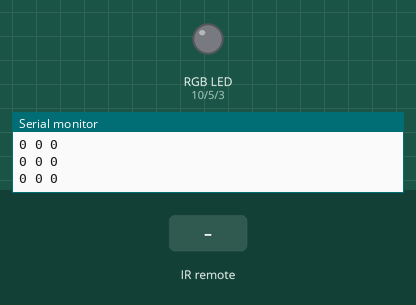
This program was run on a simulated Arduino Leonardo, built with avr-gcc and run on an emulated ATmega32U4. Shown: an RGB LED mixed from three pins (HIGH = lit), the last lines printed to the serial monitor. The inputs (shaded band) are chosen by the test bench. Dim RGB values are drawn brighter than linear; random numbers use the default seed unless the program sets one.

Above: at 1.2 s.
1.3 s: infrared code 0xF7C03F received
At 2.14 s:
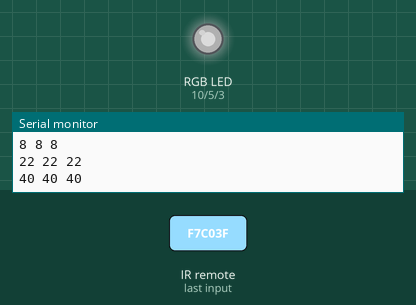
4.3 s: infrared code 0xF720DF received
At 6.9 s:
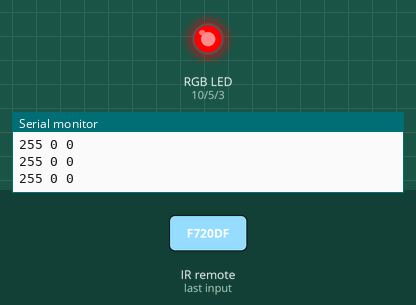
7.3 s: infrared code 0xF740BF received
At 8.05 s:
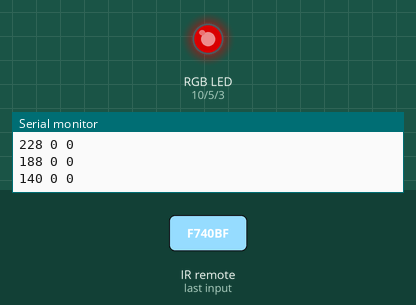
Timing chart, 0 to 10.3 s (numbered marks = the images above; inputs shaded):
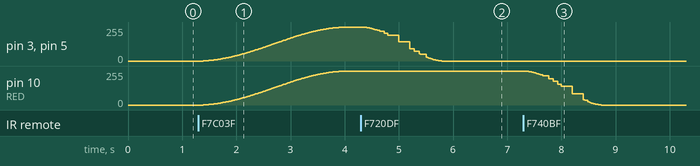

The program:

main.cpp
```cpp
#include <Arduino.h>
#include <IRremote.h>

// PINS
#define RED 10
#define GREEN 5
#define BLUE 3
#define irPin 9

// FUNCTIONS
void setup();
void loop();
void CatchRemoteSignals();
void LED();
void SetPWM(int colors[3]);
void Fade();
void SmoothChange();
void PrintPWM();

IRrecv irrecv(irPin);
decode_results results;

/* REMOTE BUTTONS LAYOUT AND CODES
b_B_p	0xF700FF	b_B_m	0xF7807F	b_OFF 	0xF740BF	b_ON	0xF7C03F
b_R_1	0xF720DF	b_G_1	0xF7A05F	b_B_1	0xF7609F	b_W_1	0xF7E01F
b_R_2	0xF710EF	b_G_2	0xF7906F	b_B_2	0xF750AF	b_W_2	0xF7D02F
b_R_3	0xF730CF	b_G_3	0xF7B04F	b_B_3	0xF7708F	b_W_3	0xF7F00F
b_R_4	0xF708F7	b_G_4	0xF78877	b_B_4	0xF748B7	b_W_4	0xF7C837
b_R_5	0xF728D7	b_G_5	0xF7A857	b_B_5	0xF76897	b_W_5	0xF7E817
*/

enum codes{
b_B_p =	0xF700FF,	b_B_m =	0xF7807F,	b_OFF =	0xF740BF,	b_ON =	0xF7C03F,
b_R_1 =	0xF720DF,	b_G_1 =	0xF7A05F,	b_B_1 =	0xF7609F,	b_W_1 =	0xF7E01F,
b_R_2 =	0xF710EF,	b_G_2 =	0xF7906F,	b_B_2 =	0xF750AF,	b_W_2 =	0xF7D02F,
b_R_3 =	0xF730CF,	b_G_3 =	0xF7B04F,	b_B_3 =	0xF7708F,	b_W_3 =	0xF7F00F,
b_R_4 =	0xF708F7,	b_G_4 =	0xF78877,	b_B_4 =	0xF748B7,	b_W_4 =	0xF7C837,
b_R_5 =	0xF728D7,	b_G_5 =	0xF7A857,	b_B_5 =	0xF76897,	b_W_5 =	0xF7E817
};

float deg_90 = HALF_PI;
float deg_180 = PI;
float deg_270 = deg_90 + deg_180;
float deg_360 = TWO_PI;
float angle_step = DEG_TO_RAD / 10;  // 0.1°  (0.001745329252 rad)
unsigned long lastSinusTIme = 0;
unsigned long sinusDelay = 5;

int PWM[3] = {0, 0, 0};  // red, green, blue
int brightness = 255;
float brightness_coefficient = 1.0;
float fade_step_multiplier = 300;
float angle[3] = {deg_270, deg_270, deg_270};
float sin_change[3] = {0, 0, 0};
int target_color[3] = {0, 0, 0};
int start_color[3] = {0, 0, 0};
int range_color[3] = {0, 0, 0};
float color_step_multiplier[3] = {300, 300, 300};

// BOOLS
bool ON = false;
bool FADE = false;
bool COLOR_CHANGE = true;

// COLORS
int OFF[3] = {0, 0, 0};
int WHITE[3] = {255, 255, 255};

// row column rgb
int color_array[5][3][3] = {{{255, 0, 0}, {0, 255, 0}, {0, 0, 255}},
							{{255, 51, 0}, {0, 254, 100}, {50, 1, 253}},
							{{254, 103, 0}, {0, 255, 202}, {101, 0, 254}},
							{{254, 153, 0}, {0, 204, 253}, {151, 0, 253}},
							{{255, 204, 0}, {0, 153, 253}, {204, 0, 255}}};

int R_1[3] =  	{color_array[0][0][0], color_array[0][0][1], color_array[0][0][2]}; //{255, 0, 0};
int R_2[3] = 	{color_array[1][0][0], color_array[1][0][1], color_array[1][0][2]}; //{255, 51, 0};
int R_3[3] = 	{color_array[2][0][0], color_array[2][0][1], color_array[2][0][2]}; //{254, 103, 0};
int R_4[3] = 	{color_array[3][0][0], color_array[3][0][1], color_array[3][0][2]}; //{254, 153, 0};
int R_5[3] = 	{color_array[4][0][0], color_array[4][0][1], color_array[4][0][2]}; //{255, 204, 0};

int G_1[3] = 	{color_array[0][1][0], color_array[0][1][1], color_array[0][1][2]}; //{0, 255, 0};
int G_2[3] = 	{color_array[1][1][0], color_array[1][1][1], color_array[1][1][2]}; //{0, 254, 100};
int G_3[3] = 	{color_array[2][1][0], color_array[2][1][1], color_array[2][1][2]}; //{0, 255, 202};
int G_4[3] = 	{color_array[3][1][0], color_array[3][1][1], color_array[3][1][2]}; //{0, 204, 253};
int G_5[3] = 	{color_array[4][1][0], color_array[4][1][1], color_array[4][1][2]}; //{0, 153, 253};

int B_1[3] = 	{color_array[0][2][0], color_array[0][2][1], color_array[0][2][2]}; //{0, 0, 255};
int B_2[3] = 	{color_array[1][2][0], color_array[1][2][1], color_array[1][2][2]}; //{50, 1, 253};
int B_3[3] = 	{color_array[2][2][0], color_array[2][2][1], color_array[2][2][2]}; //{101, 0, 254};
int B_4[3] = 	{color_array[3][2][0], color_array[3][2][1], color_array[3][2][2]}; //{151, 0, 253};
int B_5[3] = 	{color_array[4][2][0], color_array[4][2][1], color_array[4][2][2]}; //{204, 0, 255};

// random color
long rand_row;
long rand_column;
int random_color[3] = {color_array[0][0][0], color_array[0][0][1], color_array[0][0][2]};


void setup() {
  Serial.begin(9600);
  pinMode(RED, OUTPUT);
  pinMode(GREEN, OUTPUT);
  pinMode(BLUE, OUTPUT);
  irrecv.enableIRIn();
  randomSeed(analogRead(0));
}

void loop() {
  CatchRemoteSignals();
  SmoothChange();
  LED();
  PrintPWM();
  if (FADE == true) {
    Fade();
  }
}


////////////////
/* FUNCTIONS" */
////////////////

void CatchRemoteSignals() {
  if (irrecv.decode(&results)) {
    switch (results.value) {
      case b_ON:
        ON = true;
        FADE = false;
        SetPWM(WHITE);
        break;

      case b_OFF:
        FADE = false;
        SetPWM(OFF);
        break;

      case b_B_m:
        brightness -= 10;
        if (brightness <= 0) {
          brightness = 0;
        }
        break;

      case b_B_p:
        brightness += 10;
        if (brightness >= 255) {
          brightness = 255;
        }
        break;

      case b_W_1:  // white
        SetPWM(WHITE);
        FADE = false;
        break;

	  case b_W_2:  // fade speed up
	    fade_step_multiplier += 50;
		if (fade_step_multiplier >= 2000) {
	      fade_step_multiplier = 2000;
		}
		break;

	  case b_W_3:  // fade speed down
		fade_step_multiplier -= 50;
		if (fade_step_multiplier <= 100) {
		  fade_step_multiplier = 100;
		}
		break;

      case b_W_4:  // fade
        if (ON == true) {
          if (FADE == false) {
            FADE = true;
          } else {
            FADE = false;
          }
        }
        break;

      case b_R_1:
        SetPWM(R_1);
        FADE = false;
        break;
      case b_R_2:
        SetPWM(R_2);
        FADE = false;
        break;
      case b_R_3:
        SetPWM(R_3);
        FADE = false;
        break;
      case b_R_4:
        SetPWM(R_4);
        FADE = false;
        break;
      case b_R_5:
        SetPWM(R_5);
        FADE = false;
        break;

      case b_G_1:
        SetPWM(G_1);
        FADE = false;
        break;
      case b_G_2:
        SetPWM(G_2);
        FADE = false;
        break;
      case b_G_3:
        SetPWM(G_3);
        FADE = false;
        break;
      case b_G_4:
        SetPWM(G_4);
        FADE = false;
        break;
      case b_G_5:
        SetPWM(G_5);
        FADE = false;
        break;

      case b_B_1:
        SetPWM(B_1);
        FADE = false;
        break;
      case b_B_2:
        SetPWM(B_2);
        FADE = false;
        break;
      case b_B_3:
        SetPWM(B_3);
        FADE = false;
        break;
      case b_B_4:
        SetPWM(B_4);
        FADE = false;
        break;
      case b_B_5:
        SetPWM(B_5);
        FADE = false;
        break;
    }  // end of switch (results.value)

    irrecv.resume();
  }  // end of if (irrecv.decode(&results))
}  // end of void CatchRemoteSignals()

void LED() {
  brightness_coefficient = brightness / 255.0;
  analogWrite(RED, int(PWM[0] * brightness_coefficient));
  analogWrite(GREEN, int(PWM[1] * brightness_coefficient));
  analogWrite(BLUE, int(PWM[2] * brightness_coefficient));
}  // end of void LED()

void SetPWM(int color[3]) {
  if (target_color[0] != color[0] || target_color[1] != color[1] ||
      target_color[2] != color[2]) {
    for (int i = 0; i < 3; i++) {
      target_color[i] = color[i];
      start_color[i] = PWM[i];
      range_color[i] = target_color[i] - start_color[i];
      if (range_color[i] < 0) {
        angle[i] = deg_90;
      } else {
        angle[i] = deg_270;
      }
    }
  }
}  // void SetPWM(int color[3])

void SmoothChange() {
  if (ON == true) {
    if (millis() % sinusDelay == 0) {
      for (int i = 0; i < 3; i++) {
        if (target_color[i] != PWM[i]) {
		  if (FADE == true) {
			  angle[i] += angle_step * (fade_step_multiplier / 100);
		  }
		  else {
			  angle[i] += angle_step * (color_step_multiplier[i] / 100);
		  }
          if (angle[i] >= deg_360) {
            angle[i] = 0;
          }
          sin_change[i] =
              ((sin(angle[i]) / 2) + 0.5);  //  sinus float 0 - 1.000
          int stepper = 0;
          if (range_color[i] < 255) {
            stepper = min(start_color[i], target_color[i]);
          }
          PWM[i] = int(sin_change[i] * abs(range_color[i]) + stepper);
        }  // end if
        else {
          angle[i] = deg_90;
        }
      }  // end of for (int i=0; i < 3; i++)
      if (PWM[0] == 0 && PWM[1] == 0 && PWM[2] == 0 && target_color[0] == 0 &&
          target_color[1] == 0 && target_color[0] == 0) {
        ON = false;
      } else {
        ON = true;
      }
    }  // end of if ( millis() % sinusDelay == 0)
  }    // end of if (ON == true)

  if (target_color[0] != PWM[0] || target_color[1] != PWM[1] ||
      target_color[2] != PWM[2]) {
    COLOR_CHANGE = true;
  } else {
    COLOR_CHANGE = false;
  }
}  // end of void Fade ()

void Fade() {
  if (FADE == true && COLOR_CHANGE == 0) {
    rand_row = random(5);
    rand_column = random(3);
    int random_color[3] = {color_array[rand_row][rand_column][0],
                           color_array[rand_row][rand_column][1],
                           color_array[rand_row][rand_column][2]};
    SetPWM(random_color);
  }
}

void PrintPWM() {
  if (millis() % 200 == 0) {
	brightness_coefficient = brightness / 255.0;
    Serial.print(int(PWM[0]*brightness_coefficient));
    Serial.print(" ");
    Serial.print(int(PWM[1]*brightness_coefficient));
    Serial.print(" ");
    Serial.print(int(PWM[2]*brightness_coefficient));
    Serial.print("\n");
  }
}  // end of void PrintPWM()
```

Measured:
- after the input at 1.3 s, pin 3 (BLUE), pin 5 (GREEN), pin 10 (RED): moves from 0/255 to 255/255 over 2.7 s, starting after 0.09 s
- after the input at 4.3 s, pin 3 (BLUE), pin 5 (GREEN): moves from 255/255 to 0/255 over 1.5 s, starting at once
- after the input at 7.3 s, pin 10 (RED): moves from 255/255 to 0/255 over 1.4 s, starting at once
